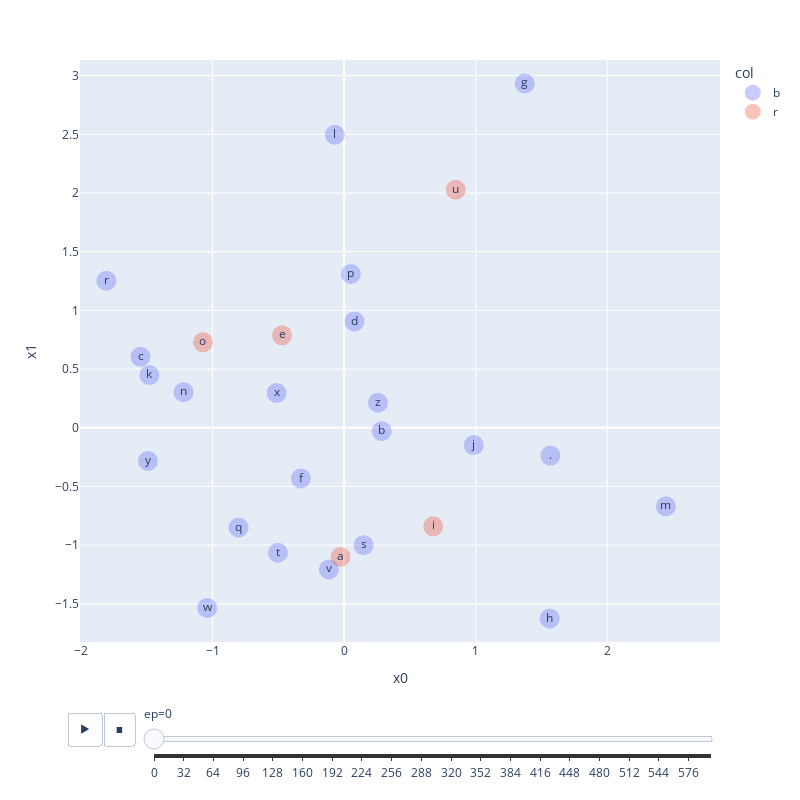

This figure's notebook cell:
### Code cell
fig = px.scatter(
    df,
    x='x0',
    y='x1',
    text='chr',
    color='col',
    animation_frame='ep',
    range_x=[df['x0'].min()-.2, df['x0'].max()+.2],
    range_y=[df['x1'].min()-.2, df['x1'].max()+.2],
)

fig.layout.updatemenus[0].buttons[0].args[1]['frame']['duration'] = 5  # type: ignore
fig.layout.updatemenus[0].buttons[0].args[1]['transition']['duration'] = 5  # type: ignore

fig.update_traces(marker={'size': 20, 'opacity': 0.35})
fig.update_layout(height=800, width=800)
fig
